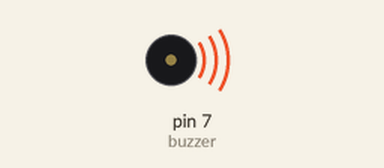
The sketch below on a simulated Arduino Uno, built with avr-gcc and run on an emulated ATmega328P. Parts: buzzer (waves = sounding).

Above: at 0.1 s.
Timing chart, 0 to 40.0 s (numbered marks = the images above):
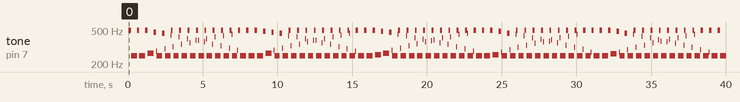

The sketch:

sketch_apr1a.ino
```cpp
int buzzer=7;

void setup() {
  // put your setup code here, to run once:
  pinMode(buzzer,OUTPUT);
}

void loop() {
  // put your main code here, to run repeatedly:
  unsigned char i,j;//변수 선언
  while(1)
  {
    for(i=0;i<80;i++)//출력 주파수
    {
      digitalWrite(buzzer,HIGH);//SOUND ON
      delay(1);//1ms 딜레이
      digitalWrite(buzzer,LOW);//SOUND OFF
      delay(1);//1ms 딜레이
    }
    for(i=0;i<100;i++)//출력 주파수
    {
      digitalWrite(buzzer,HIGH);//SOUND ON
      delay(2);//2ms
      digitalWrite(buzzer,LOW);//SOUND OFF
      delay(2);//2ms
    }
  }
}
```

Measured:
- by itself, tone on pin 7 (buzzer): plays 496 Hz for 0.16 s, 249 Hz for 0.40 s, 496 Hz for 0.16 s, 249 Hz for 0.40 s, 496 Hz for 0.16 s, 268 Hz for 0.40 s … (240 notes in this stretch)
